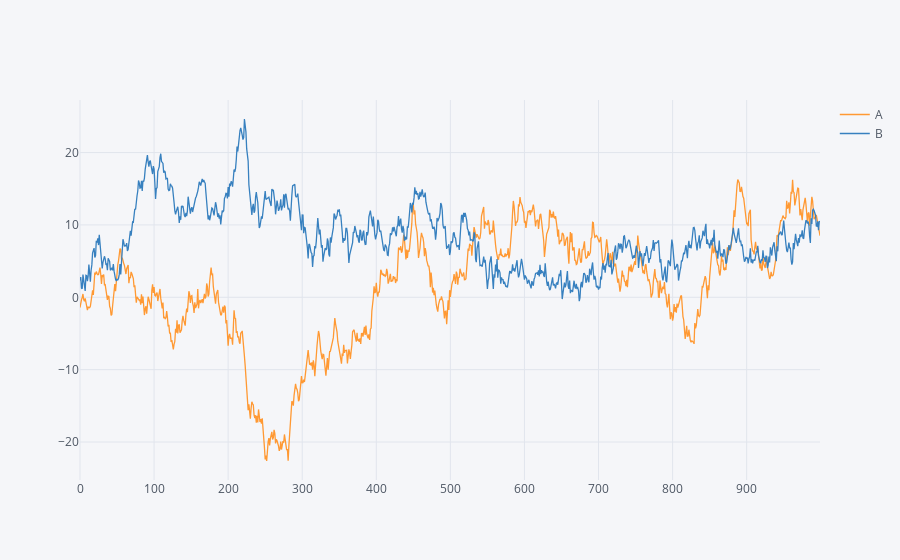

This figure's notebook cell:
### Markdown cell above
### Line Charts

### Code cell
df = pd.DataFrame(np.random.randn(1000, 2), columns=['A', 'B']).cumsum()  # cummulative sum
df.iplot()

### Figure 1 — Plotly figure (JSON) as saved in the notebook; plotly's stock layout.template omitted (floating-point values rounded to 4 significant figures; data arrays with more than 128 entries replaced by an {"elided": "..."} marker saying what was removed)
{"data": [{"line": {"color": "rgba(255, 153, 51, 1.0)", "dash": "solid", "shape": "linear", "width": 1.3}, "mode": "lines", "name": "A", "text": "", "type": "scatter", "uid": "0c33ff26-56db-11e9-9be5-0b34706604f2", "x": {"elided": "1000 int values"}, "y": {"elided": "1000 float values"}}, {"line": {"color": "rgba(55, 128, 191, 1.0)", "dash": "solid", "shape": "linear", "width": 1.3}, "mode": "lines", "name": "B", "text": "", "type": "scatter", "uid": "0c34007a-56db-11e9-9be5-0b34706604f2", "x": {"elided": "1000 int values"}, "y": {"elided": "1000 float values"}}], "layout": {"legend": {"bgcolor": "#F5F6F9", "font": {"color": "#4D5663"}}, "paper_bgcolor": "#F5F6F9", "plot_bgcolor": "#F5F6F9", "titlefont": {"color": "#4D5663"}, "xaxis": {"gridcolor": "#E1E5ED", "showgrid": true, "tickfont": {"color": "#4D5663"}, "title": "", "titlefont": {"color": "#4D5663"}, "zerolinecolor": "#E1E5ED"}, "yaxis": {"gridcolor": "#E1E5ED", "showgrid": true, "tickfont": {"color": "#4D5663"}, "title": "", "titlefont": {"color": "#4D5663"}, "zerolinecolor": "#E1E5ED"}}}
